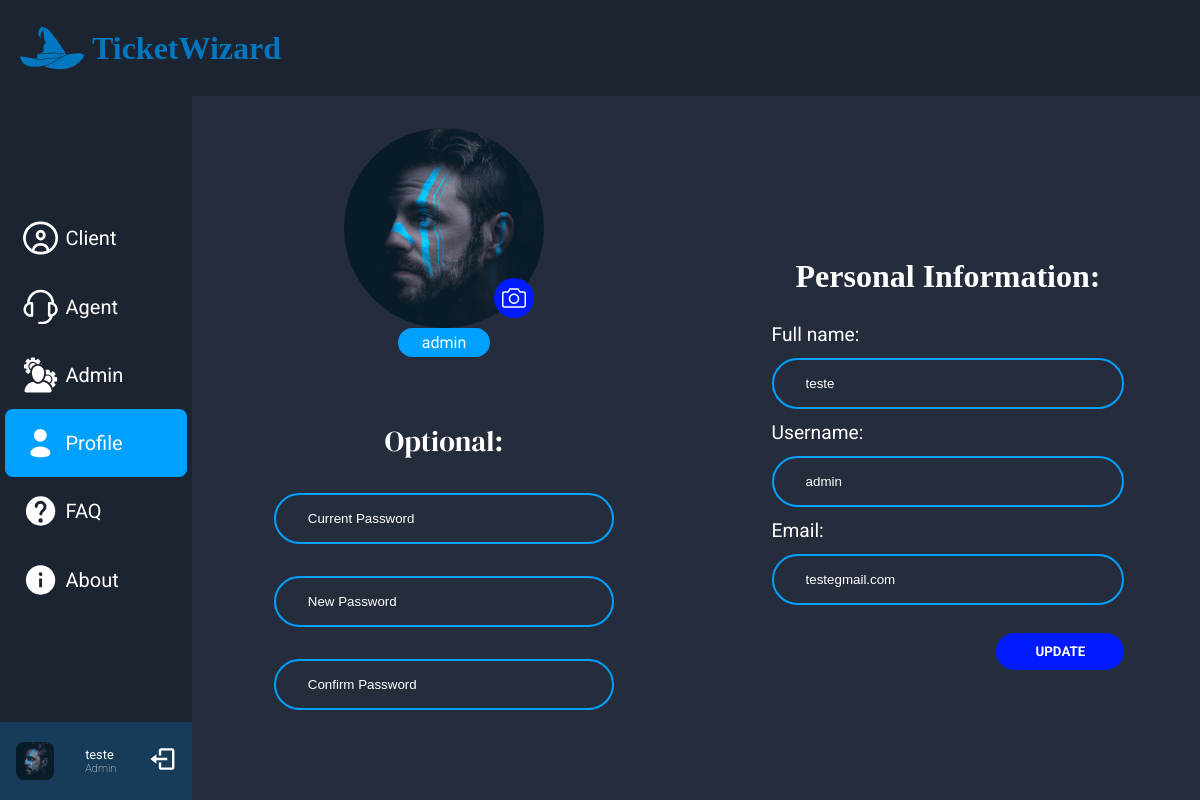
The app's page /pages/profile.php (signed in), older data.
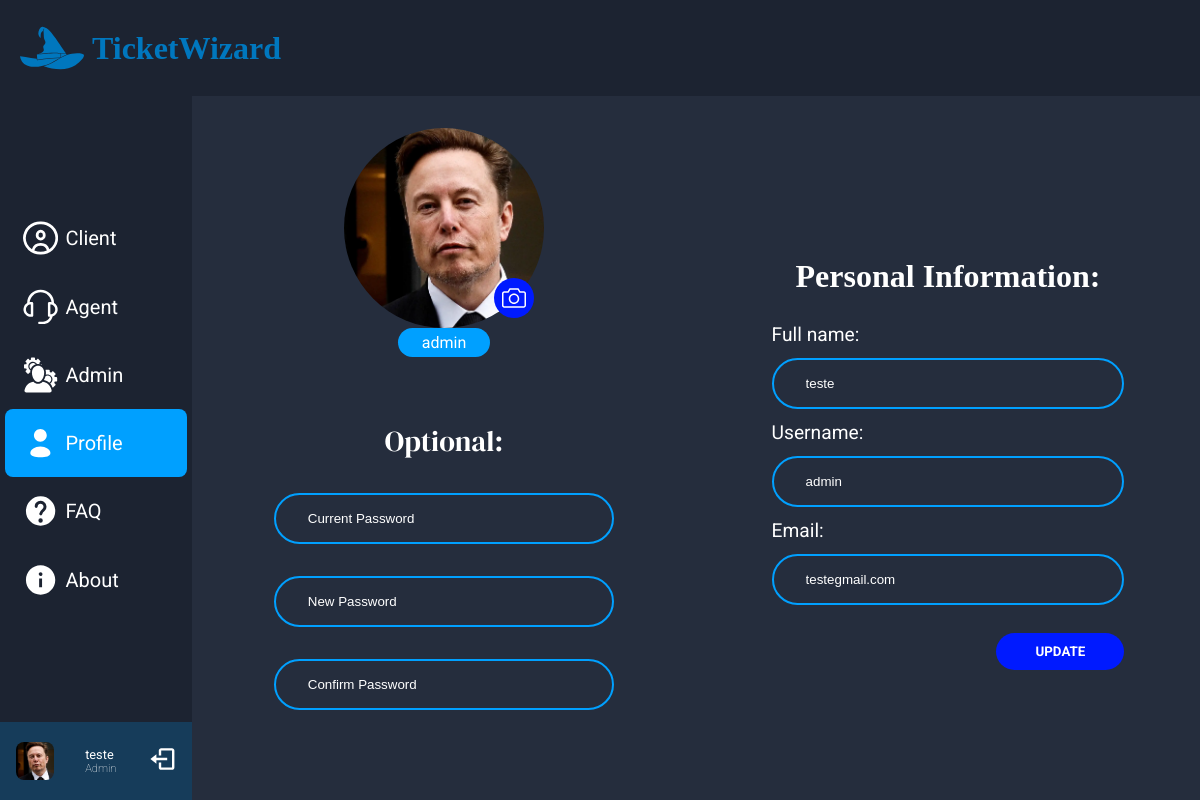
The same page, newer data.
### tables this page shows
CREATE TABLE User (
    --ID'S
    id INTEGER PRIMARY KEY AUTOINCREMENT,

    --CONTENT
    username VARCHAR(50) NOT NULL,
    password VARCHAR(50) NOT NULL,
    email VARCHAR(50) NOT NULL,
    full_name VARCHAR(100) NOT NULL,
    image VARCHAR(100),
    created_at TIMESTAMP DEFAULT CURRENT_TIMESTAMP
);

### pages/profile.php (called while the page is built, shortened)
<?php
  require_once('../session.php');
  $session = new Session();
  require_once('../database/connection.db.php');
  require_once('../database/User.class.php');
  require_once('../templates/common.php');
  require_once('../templates/nav.tpl.php');
  require_once('../templates/profile_template.php');
  $db = getDatabaseConnection();
  $user = User::getUser($db, $session->getId());
  drawHeader($user->whatPermission($db), 'profile', $db);
  drawNav($user, $db,'profile');
  drawProfile($user);
?>

### database/User.class.php (called while the page is built, shortened)
<?php
class User{
    public ?int $id;
    public function __construct(?int $id, string $username, string $password, string $email, string $fullName,string $image) {
        $this->id=$id;
        $this->username = $username;
        $this->email = $email;
        $this->fullName = $fullName;
        $this->image = $image;
    }
    public function whatPermission($db) {
        $stmt = $db->prepare("SELECT * FROM Admin WHERE id = ?");
        $stmt->execute([$this->id]);
        $result = $stmt->fetch();
        if($result !== false) return 'Admin';
        return null;
    }
    static function getUser($db, int $id) {
        $stmt = $db->prepare('
        SELECT *
        FROM User
        WHERE id = ?
        ');
        $stmt->execute(array($id));
        $user = $stmt->fetch();
        return new User(
            $user['id'],
            $user['username'],
            $user['password'],
            $user['email'],
            $user['full_name'],
            $user['image']
        );
    }
}
?>

### session.php (called while the page is built, shortened)
<?php
  class Session {
    public function getId() : ?int {
      return isset($_SESSION['id']) ? $_SESSION['id'] : null;
    }
  }
?>

### templates/profile_template.php (the view, shortened to what this page needs)
<?php function drawProfile(User $user){?>
        <!DOCTYPE html>
        <div class="main-content">
            <form id="profile-form" action="../actions/action_edit_profile.php" method="post" class="profile">
            <section class="avatar-password">
                <div class="avatar">
                    <img src = "<?=$user->image?>" alt="user image">
                    <div class="camera">
                        <label for="image-upload" class="camera-icon">
                        </label>
                    </div>
                </div>
                <div class="name-card">
                    <p><?= $user->username ?></p>
                </div>
                <section class="optinal-section">
                    <div class="optional-form">
                        <h2>Optional:</h2>
                        <input id="current-pass" class="input-field" type="password" name = "current-pass" placeholder="Current Password">
                        <input id="new-pass" class="input-field" type="password" name = "new-pass" placeholder="New Password">
                        <input id="confirm-pass" class="input-field" type="password" name = "confirm-pass" placeholder="Confirm Password">
                    </div>
                </section>
            </section>
            <section class="personal-section">
                <div class="personal-form">
                    <h2>Personal Information:</h2>
                    <label for="name">Full name:</label>
                    <input id="name" class="input-field" type="text" name="name" placeholder="<?= $user->fullName ?>">
                    <label for="username">Username:</label>
                    <input id="username" class="input-field" type="text" name="username"  placeholder=<?= $user->username?>>
                    <label for="email">Email:</label>
                    <input id="email" class="input-field" type="email" name="email" placeholder=<?= $user->email?>>
                    <button type="submit">UPDATE</button>
                </div>
            </section>
            </form>
        </div>
    <?php } ?>

### templates/common.php (shortened to what this page needs)
<?php function drawHeader(String $permission, String $page, $db) { ?>
    <!DOCTYPE html>
<html lang="en">
<head>
    <link rel="stylesheet" href="../style/constants.css">
    <link rel="stylesheet" href="../style/navigation.css">
    <?php if ($page == 'profile') {echo '<link rel="stylesheet" href="../style/profile.css">';} ?>
</head>
<body>
<header>
    <div class="logo">
        <h1 class="unselectable">TicketWizard</h1>
    </div>
</header>
<?php } ?>

### templates/nav.tpl.php (shortened to what this page needs)
<?php function drawNav(User $user, $db, String $selected){ ?>
    <main>
        <nav class="nav-bar">
            <ul>
                <?php if($user->whatPermission($db)=='Client' || $user->whatPermission($db)== 'Agent' || $user->whatPermission($db)=='Admin') drawNavClient($selected);?>
                <?php if($user->whatPermission($db)=='Agent' || $user->whatPermission($db)=='Admin') drawNavAgent($selected); ?>
                <?php if($user->whatPermission($db)=='Admin') drawNavAdmin($selected); ?>
                <?php $selectedBool='false'; if($selected=='profile') $selectedBool='true'; ?>
                <li class="nav-item unselectable" selected= <?= $selectedBool?>>
                    <a href="../pages/profile.php">
                        <div class="option-container">
                            <p>Profile</p>
                        </div>
                    </a>
                </li>
                <?php if($user->whatPermission($db)=='Agent' || $user->whatPermission($db)=='Admin' || $user->whatPermission($db)== 'Client') drawNavFaq($selected); ?>
                <?php if($user->whatPermission($db)=='Agent' || $user->whatPermission($db)=='Admin' || $user->whatPermission($db)== 'Client') drawNavAbout($selected); ?>
            </ul>
            <div class="user-info unselectable">
                <div class="square">
                    <img src="<?= $user->image?>" alt="user_image">
                </div>
                <div>
                    <p class="name"><?php echo $user->fullName?></p>
                    <p class="role"><?php echo $user->whatPermission($db) ?></p>
                </div>
                <a href='../actions/actionlogout.php'>
                    <svg class="log-out" fill="#000000" width="50" height="50" viewBox="0 0 24 24"
                         xmlns="http://www.w3.org/2000/svg"><path d="M16 13v-2H7V8l-5 4 5 4v-3z"/><path d="M20 3h-9c-1.103 0-2 .897-2 2v4h2V5h9v14h-9v-4H9v4c0 1.103.897 2 2 2h9c1.103 0 2-.897 2-2V5c0-1.103-.897-2-2-2z"/></svg>
                </a>
            </div>
        </nav>
<?php } ?>
<?php function drawNavClient(String $selected){ ?>
    <?php $selectedBool='false'; if($selected=='client') $selectedBool='true'; ?>
    <li class="nav-item unselectable" selected = <?php echo $selectedBool ?>>
        <a href='../pages/client.php'>
            <div class="option-container">
                <p>Client</p>
            </div>
        </a>
    </li>
<?php } ?>
<?php function drawNavAgent(String $selected){ ?>
    <?php $selectedBool='false'; if($selected=='agent') $selectedBool='true'; ?>
    <li class="nav-item unselectable" selected =<?php echo $selectedBool ?>>
        <a href='../pages/agent.php'>
            <div class="option-container">
                <p>Agent</p>
            </div>
        </a>
    </li>
<?php } ?>
<?php function drawNavAdmin(String $selected){ ?>
    <?php $selectedBool='false'; if($selected=='admin') $selectedBool='true'; ?>
    <li class="nav-item unselectable" selected =<?php echo $selectedBool ?>>
        <a href='../pages/admin.php'>
            <div class="option-container">
                <p>Admin</p>
            </div>
        </a>
    </li>
<?php } ?>
<?php function drawNavFaq(String $selected){ ?>
    <?php $selectedBool='false'; if($selected=='faq') $selectedBool='true'; ?>
    <li class="nav-item unselectable" selected =<?php echo $selectedBool ?>>
        <a href='../pages/faq.php'>
            <div class="option-container">
                <p>FAQ</p>
            </div>
        </a>
    </li>
<?php } ?>
<?php function drawNavAbout(String $selected){ ?>
    <?php $selectedBool='false'; if($selected=='about') $selectedBool='true'; ?>
    <li class="nav-item unselectable" selected=<?php echo $selectedBool ?>>
        <a href="../pages/about.php">
            <div class="option-container">
                <p>About</p>
            </div>
        </a>
    </li>
<?php } ?>

### style/constants.css (style rules this page uses)
:root { --highlight-color: #00A0FF; --opened-color: #30B900; --pending-color: #ABABAB; --closed-color: #BF0000; --dark-blue: #1C2331; --background-color: #252D3D; --text-color: #FFF; --logo-color: #0077BE; --dark-blue-highlight: #001AFF; --text-font: 'Roboto', sans-serif; --hightlight-font: 'DM Serif Display', serif; }

### style/navigation.css (style rules this page uses)
* { margin: 0; text-decoration: none; }
ul, li { list-style-type: none; padding: 0; }
.unselectable { user-select: none; }
body { background: var(--background-color); }
header { display: flex; flex-direction: row; align-items: center; justify-content: space-between; width: 100vw; height: 12vh; background: var(--dark-blue); }
main { display: flex; height: 88vh; }
.logo { display: flex; flex-direction: row; align-items: center; color: var(--logo-color); margin-left: 1%; }
.logo svg { width: min(25%, 5rem); aspect-ratio: 1/1; fill: var(--logo-color); }
.logo { display: flex; flex-direction: row; align-items: center; }
ul { display: flex; flex-direction: column; align-items: center; width: 100%; margin-top: auto; }
li { border-radius: 0.5rem; width: 95%; }
.nav-bar { display: flex; flex-direction: column; align-items: center; background: var(--dark-blue); min-width: 16vw; }
.option-container { display: flex; align-items: center; gap: 5%; color: var(--text-color); font-size: 1.25em; font-family: var(--text-font); padding-inline: 10%; padding-block: 5%; cursor: pointer; }
li[selected = "true"] { background-color: var(--highlight-color); }
.nav-item svg, .nav-item path { min-width: 2rem; max-width: 2.2rem; aspect-ratio: 1/1; fill: var(--text-color); }
.user-info { margin-top: auto; display: flex; justify-content: space-around; align-items: center; background-color: rgba(0, 160, 255, 20%); width: 100%; padding-block: 0.75rem; }
.square { position: relative; width: min(3rem, 20%); aspect-ratio: 1/1; border-radius: 0.5rem; }
.square img { position: absolute; top: 0; left: 0; aspect-ratio: 1/1; border-radius: 0.5rem; width: 100%; object-fit: cover; }
.name, .role { color: var(--text-color); font-family: var(--text-font); }
.name { font-size: 80%; max-font-size: 1rem; overflow-x: clip; }
.role { font-size: 70%; max-font-size: 1rem; font-weight: lighter; overflow-x: clip; }
.log-out { fill: var(--text-color); min-width: 1.75rem; max-width: 1.8rem; aspect-ratio: 1/1; }

Row changes from the older to the newer data that the page shows:
changed user "admin": image: picture added in place of a placeholder
